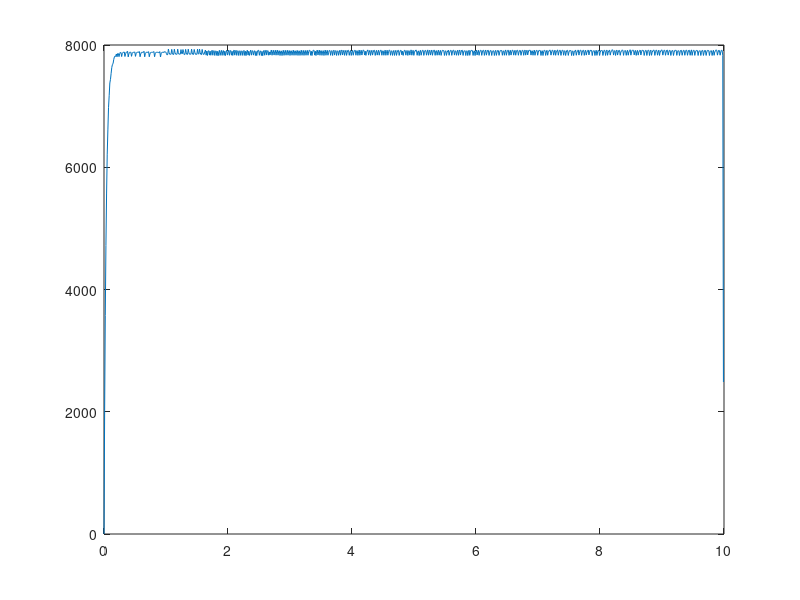

Write MATLAB code to recreate this figure. (Note: this script raises an error after producing the figure.)
clear all; close all; clc;

%% Parameters

n = 4.43;

J_m = 5*10^(-7); % kgm^2

h_r = 0.5 * 0.0254; % m
m_hub = 65 / 1000; % kg
J_hub = 1/2 * m_hub * h_r^2; % kgm^2

f_r = 4.5/2 * 0.0254; % m
f_t = 0.18 * 0.0254; % m
f_d = 1.18 / 1000 * 100^3; % kg/m^3
f_2r = 2 * 0.0254; % m
f_1r = 1 * 0.0254; % m
b_r = 0.25 * 0.0254; % m
J_fw = (pi * f_t * f_d) * ((1/2 * (f_r)^4) - b_r^2*(4*f_1r^2+8*f_2r^2)); % kgm^2

n_b = 8; % Qty
n_w = 0; % Qty
n_n = 16; % Qty
m_b = 7.09 / 1000; % kg
m_w = 5.95 / 1000; % kg
m_n = 3.02 / 1000; % kg
J_w = (n_b*m_b + n_w*m_w + n_n*m_n) * (1/2*b_r^2 + 1/2*f_2r^2);

J_tot = (J_hub + J_fw + J_w) / n^2 + J_m; % kgm^2

%% Data
data = importdata("Data/motor_flywheelA_data.csv");

%% Config Data

time = data(:, 1) ./ 10^6; % min

% cpr
cpr = 211.2/4.4;
data = data(:, 2) ./ cpr;

w = zeros(length(data), 1);
for i = 1:length(data)-1
    w(i) = (data(i+1) - data(i)) / (time(i+1) - time(i));
end

w = w(:) .* 60; % RMP

t_f = 0.005;
wf = zeros(length(data), 1);
for i = 2:length(data)
    b = (time(i)-time(i-1)) / (time(i)-time(i-1) + t_f);
    wf(i) = b* w(i) + (1 - b) * wf(i-1);
end

plot(time, wf)

v = terminalVelocity(wf);
rt = riseTime(v, time, wf);
disp("Experimental Values:")
fprintf("Terminal Velocity: %.2f rads/s\n", v)
fprintf("Rise Time: %.4f s\n\n", rt)

%% Theory - Motor

figure(1)
hold on;
t_end = 10;
t = linspace(0, t_end, t_end*100); % Timeframe
w = velocityProfile(J_tot); % Change inertia here

plot(t, w(t))

title("Sim vs Pratice")
xlabel("Time (s)");
ylabel("RPM");
legend("Experimental", "Theory", "Location", "southeast");

v = terminalVelocity(w(t));
rt = riseTime(v, t, w(t));
disp("Theoretical Values:")
fprintf("Terminal Velocity: %.2f rads/s\n", v / 2 /pi);
fprintf("Rise Time: %.4f s\n", rt);

%% Functions

function v = terminalVelocity(data)
    n = 100;
    v = sum(data(end-n:end)) / n;
end

function rise_t = riseTime(fv, time, data)
    val = (exp(1) -1) / exp(1);
    for i = 1:length(data)
        if data(i) >= val * fv
            rise_t = time(i);
            break
        end
    end
end

function w = velocityProfile(J)
    W_nl = 8200 * 2*pi / 60; %Rad/s
    T_s = 0.17 * 9.81 / 100; %Nm

    tr = W_nl * J / T_s;
    w = @(t) W_nl * (1 - exp(-t/tr)) / (2*pi) * 60;
end